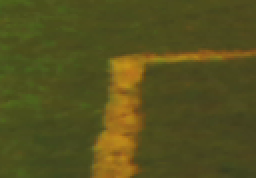
//> input picture img1.png, 128 x 89 px (shown 2 times larger)
$ ./template_matching_opencv img1.png img2.png   (built with g++ and OpenCV 4)
//> lines starting //> are read from the running program, lines starting //| are printed output that depends on the picture; after the words box and inside, x2 and y2 are one past the last pixel; in counts of white or black regions, pixels touching at a corner belong together
#include "opencv2/highgui/highgui.hpp"
#include "opencv2/imgproc/imgproc.hpp"
//#include "opencv2/imgcodecs/imgcodecs.hpp"
#include <iostream>
#include <stdio.h>
#include <stdlib.h>

using namespace cv;
using namespace std;

/// Global Variables
bool use_mask;
Mat img; Mat templ; Mat mask; Mat result;
const char* image_window = "Source Image";
const char* result_window = "Result window";

int match_method;
int max_Trackbar = 5;


/// Function Headers
void MatchingMethod( int, void* );

/**
 * @function main
 */
int main( int argc, char** argv )
{
  if (argc < 3)
  {
    cout << "Not enough parameters" << endl;
    cout << "Usage:\n./MatchTemplate_Demo <image_name> <template_name> [<mask_name>]" << endl;
    return -1;
  }

  /// Load image and template
  img = imread( argv[1], IMREAD_COLOR );
//> img is the input picture: 89 rows x 128 cols, CV_8UC3; mean B, G, R 29.6, 80.2, 84
  templ = imread( argv[2], IMREAD_COLOR );
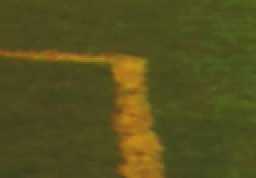
//> input picture img2.png, 128 x 89 px (shown 2 times larger)
//> templ is the input picture: 89 rows x 128 cols, CV_8UC3; mean B, G, R 29.6, 80.2, 84

  if(argc > 3) {
    use_mask = true;
    mask = imread( argv[3], IMREAD_COLOR );
  }

  if(img.empty() || templ.empty() || (use_mask && mask.empty()))
  {
    cout << "Can't read one of the images" << endl;
    return -1;
  }

  /// Create windows
  namedWindow( image_window, WINDOW_AUTOSIZE );
  //namedWindow( result_window, WINDOW_AUTOSIZE );


  /// Create Trackbar
  const char* trackbar_label = "Method: \n 0: SQDIFF \n 1: SQDIFF NORMED \n 2: TM CCORR \n 3: TM CCORR NORMED \n 4: TM COEFF \n 5: TM COEFF NORMED";
  createTrackbar( trackbar_label, image_window, &match_method, max_Trackbar, MatchingMethod );

  MatchingMethod( 0, 0 );


  waitKey(0);
  return 0;

}

/**
 * @function MatchingMethod
 * @brief Trackbar callback
 */
void MatchingMethod( int, void* )
{

  /// Source image to display
  Mat img_display;
  img.copyTo( img_display );


  /// Create the result matrix
  int result_cols =  img.cols - templ.cols + 1;
//> result_cols = 1
  int result_rows = img.rows - templ.rows + 1;
//> result_rows = 1

  result.create( result_rows, result_cols, CV_32FC1 );


  /// Do the Matching and Normalize
  bool method_accepts_mask = (TM_SQDIFF == match_method || match_method == TM_CCORR_NORMED);
  if (use_mask && method_accepts_mask)
    //{ matchTemplate( img, templ, result, match_method, mask); }
    { matchTemplate( img, templ, result, match_method); }
  else
    { matchTemplate( img, templ, result, match_method); }
//> result = [9650796]


  normalize( result, result, 0, 1, NORM_MINMAX, -1, Mat() );
//> result = [0]


  /// Localizing the best match with minMaxLoc
  double minVal; double maxVal; Point minLoc; Point maxLoc;
  Point matchLoc;

  minMaxLoc( result, &minVal, &maxVal, &minLoc, &maxLoc, Mat() );
//> minVal = 0; maxVal = 0; minLoc = Point(0, 0); maxLoc = Point(0, 0)


  /// For SQDIFF and SQDIFF_NORMED, the best matches are lower values. For all the other methods, the higher the better
  if( match_method  == TM_SQDIFF || match_method == TM_SQDIFF_NORMED )
    { matchLoc = minLoc; }
//> matchLoc = Point(0, 0)
  else
    { matchLoc = maxLoc; }

  /// Show me what you got
  rectangle( img_display, matchLoc, Point( matchLoc.x + templ.cols , matchLoc.y + templ.rows ), Scalar::all(0), 2, 8, 0 );
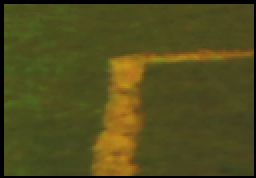
//> img_display: 89 rows x 128 cols, CV_8UC3 (shown 2 times larger); 5.64% of pixels changed, all inside (x1, y1, x2, y2) = (0, 0, 128, 89)
  rectangle( result, matchLoc, Point( matchLoc.x + templ.cols , matchLoc.y + templ.rows ), Scalar::all(0), 2, 8, 0 );

  imshow( image_window, img_display );
  imshow( result_window, result );


  return;
}
